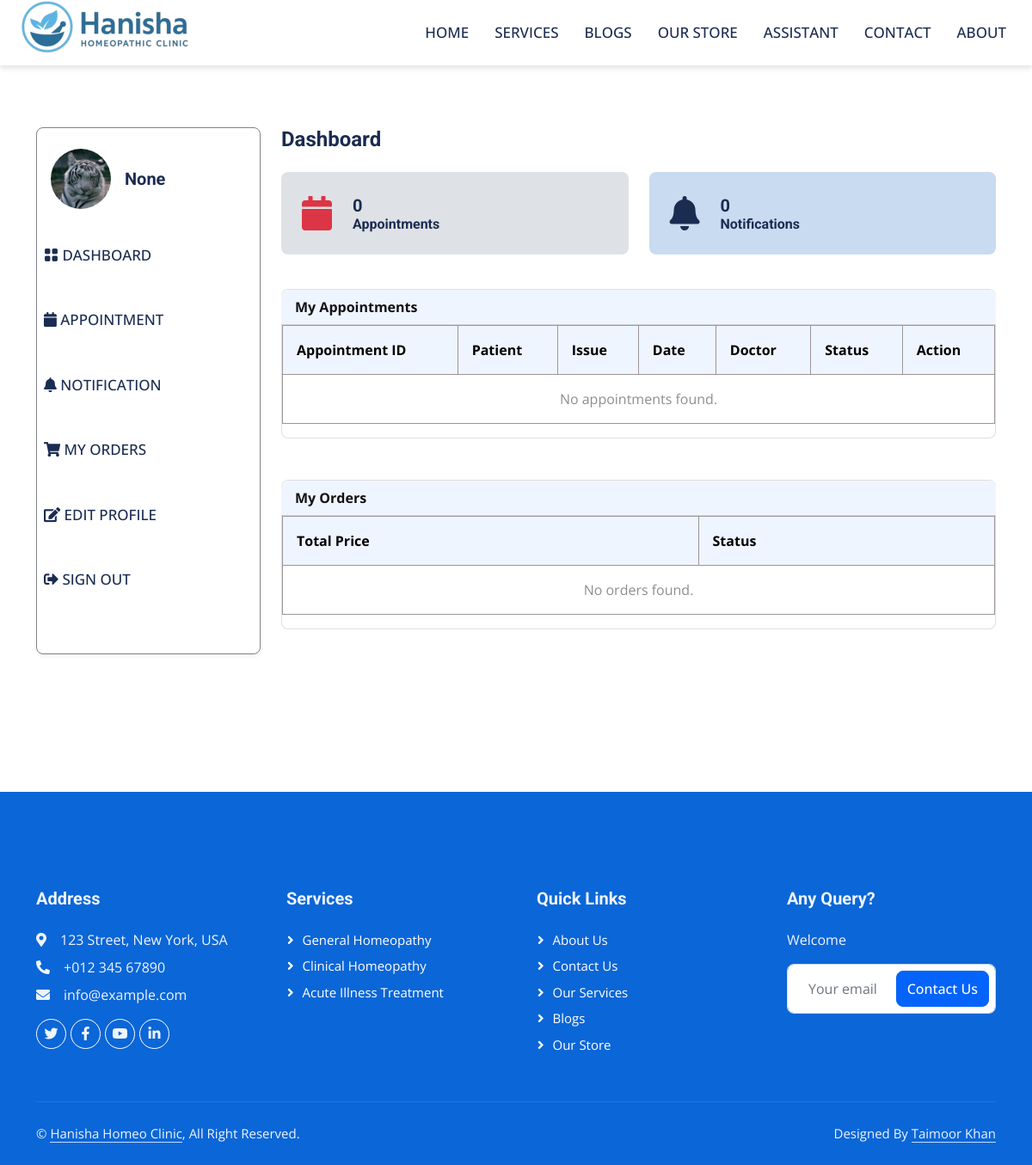
Page /patient/ (signed in) on the committed database.
### userauths/models.py (models this page shows, shortened)
class User(AbstractUser):
    email = models.EmailField(unique=True)
    username = models.CharField(max_length=100, null=True, blank=True)
    user_type = models.CharField(max_length=50, choices=USER_TYPE, null=True, blank=True, default=None)
    USERNAME_FIELD = "email"
    REQUIRED_FIELDS = ['username']

### patient/models.py (models this page shows, shortened)
class Patient(models.Model):
    user = models.OneToOneField(userauths_models.User, on_delete=models.CASCADE)
    image = models.FileField(upload_to="images", null=True, blank=True)
    full_name = models.CharField(max_length=100, null=True, blank=True)
    email = models.CharField(max_length=100, null=True, blank=True)
    mobile = models.CharField(max_length=100, null=True, blank=True)
    address = models.CharField(max_length=100, null=True, blank=True)
    gender = models.CharField(max_length=100, null=True, blank=True)
    dob = models.DateField(default=timezone.now, null=True, blank=True)
    blood_group = models.CharField(max_length=100, null=True, blank=True)
    created_at = models.DateTimeField(default=timezone.now)

### patient/views.py (the view)
# urls.py: path("", views.dashboard, name="dashboard"),
@login_required
def dashboard(request):
    patient = get_object_or_404(Patient, user=request.user)
    appointments = Appointment.objects.filter(patient=patient)
    active_appointment_count = appointments.exclude(status="Cancelled").count()
    notifications = Notification.objects.filter(patient=patient, seen=False)
    orders = Order.objects.filter(patient=patient).order_by('-created_at')
    context = {
        'appointments': appointments,
        'notifications': notifications,
        'orders': orders,
        'active_appointment_count': active_appointment_count,
    }
    return render(request, "patient/dashboard.html", context)

### templates/patient/dashboard.html (shortened to what this page needs)
{% extends "base/base.html" %}
{% block content %}
<section class="pt-5 pb-5">
  <div class="container">
    <div class="row mt-0 mt-md-4">
      {% include "patient/sidebar.html" %}
      <div class="col-lg-9 col-md-8 col-12">
        <h4 class="mb-4 fw-bold">Dashboard</h4>
        <div class="row mb-4">
          <div class="col-sm-6 col-lg-6 mb-3">
            <a href="{% url 'patient:appointments' %}" class="text-decoration-none">
              <div class="d-flex align-items-center p-4 bg-danger bg-opacity-10 rounded-3">
                <i class="fas fa-calendar text-danger display-6"></i>
                <div class="ms-4">
                  <h5 class="mb-0 fw-bold text-dark">{{ active_appointment_count }}</h5>
                  <p class="mb-0 h6 fw-semibold text-dark">Appointments</p>
                </div>
              </div>
            </a>
          </div>
          <div class="col-sm-6 col-lg-6 mb-3">
            <a href="{% url 'patient:notifications' %}" class="text-decoration-none">
              <div class="d-flex align-items-center p-4 bg-dark pat bg-opacity-10 rounded-3">
                <i class="fas fa-bell text-dark display-6"></i>
                <div class="ms-4">
                  <h5 class="mb-0 fw-bold text-dark">{{ notifications.count }}</h5>
                  <p class="mb-0 h6 fw-semibold text-dark">Notifications</p>
                </div>
              </div>
            </a>
          </div>
        </div>
        <div class="card mt-4 mb-5">
          <div class="card-header fw-bold bg-light myap">My Appointments</div>
          <div class="table-responsive">
            <table class="table table-hover table-bordered align-middle text-nowrap w-100">
              <thead class="table-light">
                <tr>
                  <th>Appointment ID</th>
                  <th>Patient</th>
                  <th>Issue</th>
                  <th>Date</th>
                  <th>Doctor</th>
                  <th>Status</th>
                  <th>Action</th>
                </tr>
              </thead>
              <tbody>
                {% for a in appointments %}
                  {% if a.status != "Cancelled" %}
                  <tr>
                    <td>{{ a.appointment_id }}</td>
                    <td>{{ a.patient.full_name }}</td>
                    <td>{{ a.issues }}</td>
                    <td>{{ a.appointment_date }}</td>
                    <td>{{ a.doctor.full_name }}</td>
                    <td>{{ a.status }}</td>
                    <td>
                      <a href="{% url 'patient:appointment_detail' a.appointment_id %}" class="btn btn-sm btn-secondary">
                        <i class="fas fa-eye"></i>
                      </a>
                      </a>
                    </td>
                  </tr>
                  {% endif %}
                {% empty %}
                <tr>
                  <td colspan="7" class="text-center">No appointments found.</td>
                </tr>
                {% endfor %}
              </tbody>
            </table>
          </div>
        </div>
        <div class="card">
          <div class="card-header fw-bold myap">My Orders</div>
          <div class="table-responsive">
            <table class="table table-hover table-bordered align-middle text-nowrap w-100">
              <thead class="table-light">
                <tr>
                  <th>Total Price</th>
                  <th>Status</th>
                </tr>
              </thead>
              <tbody>
                {% for o in orders %}
                <tr>
                  <td>Rs. {{ o.total_price }}</td>
                  <td>{{ o.status }}</td>
                </tr>
                {% empty %}
                <tr>
                  <td colspan="6" class="text-center">No orders found.</td>
                </tr>
                {% endfor %}
              </tbody>
            </table>
          </div>
        </div>
      </div>
    </div>
  </div>
</section>
{% endblock %}

### templates/patient/sidebar.html (shortened to what this page needs)
<div class="col-lg-3 col-md-4 col-12">
  <nav class="navbar navbar-expand-md shadow-sm mb-4 mb-lg-0 sidenav border rounded">
    <div class="collapse navbar-collapse p-3" id="sidenav">
      <div class="navbar-nav flex-column">
        <div class="d-flex align-items-center mb-3">
          {% if request.user.patient.image %}
            <img src="{{request.user.patient.image.url}}" alt="avatar" class="rounded-circle avatar-xl" style="width: 70px; height: 70px; object-fit: cover" />
          {% endif %}
          <div class="ms-3">
            <h5 class="mb-0 fw-bold">{{ request.user.patient.full_name }}</h5>
          </div>
        </div>
        <ul class="list-unstyled ms-n2 mb-4">
          <li class="nav-item">
            <a class="dropdown-item nav-link" href="{% url 'patient:dashboard' %}"><i class="bi bi-grid-fill"></i> Dashboard</a>
          </li>
          <li class="nav-item">
            <a class="dropdown-item nav-link" href="{% url 'patient:appointments' %}"><i class="fas fa-calendar"></i> Appointment</a>
          </li>
          <li class="nav-item">
            <a class="dropdown-item nav-link" href="{% url 'patient:notifications' %}"><i class="fas fa-bell"></i> Notification</a>
          </li>
          <li class="nav-item">
            <a class="dropdown-item nav-link" href="{% url 'patient:orders' %}"><i class="fas fa-shopping-cart"></i> My Orders</a>
          </li>
          <li class="nav-item">
            <a class="nav-link" href="{% url 'patient:profile' %}"><i class="fas fa-edit"></i> Edit Profile</a>
          </li>
          <li class="nav-item">
            <a class="nav-link" href="{% url 'userauths:sign-out' %}"><i class="fas fa-sign-out-alt"></i> Sign Out</a>
          </li>
        </ul>
      </div>
    </div>
  </nav>
</div>

### static/css/style.css (style rules this page uses)
:root { --primary: #0463FA; --light: #EFF5FF; --dark: #1B2C51; }
.fw-bold { font-weight: 700 !important; }
.navbar .navbar-nav .nav-link { margin-right: 30px; padding: 25px 0; color: #FFFFFF; font-size: 15px; font-weight: 500; text-transform: uppercase; outline: none; }
.navbar .navbar-nav .nav-link { color: var(--dark); font-weight: 500; }
body { background-color: white; }
.navbar .navbar-nav .nav-link { font-size: 17px; }
.myap { background-color: #EFF5FF !important; margin-left: -1px; margin-right: -1px; }
.pat { background-color: #c9dbf1 !important; margin-left: 0px; }

### templates/patient/dashboard.html (style rules this page uses)
.table td, .table th { white-space: nowrap; padding: 1rem; }

### rows in the picture
User: user.patient.image (picture), user.patient.full_name "None"

### other values in the picture
{{ active_appointment_count }} "0"
{{ notifications.count }} "0"
